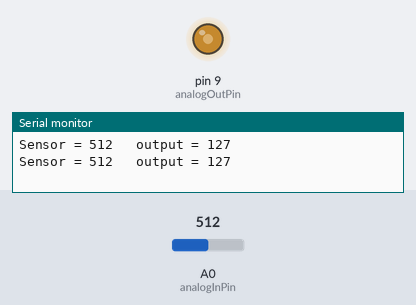
Simulated run of this sketch. Board: Arduino Uno, built with avr-gcc and run on an emulated ATmega328P. On the bench: output pins drawn as LEDs (lit = HIGH), the last lines printed to the serial monitor. The inputs (shaded band) are chosen by the test bench; at power-on: A0 (analogInPin) = 512.

Above: at 1.8 s.
1.9 s: A0 (analogInPin) set to 716
At 2.3 s:
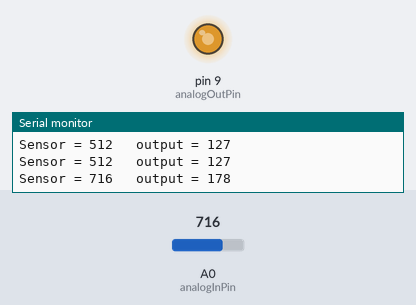
3.5 s: A0 (analogInPin) set to 900
At 5.1 s:
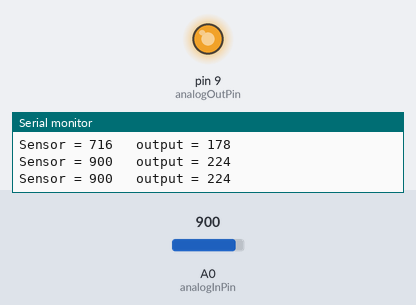
5.5 s: A0 (analogInPin) set to 122
At 6.6 s:
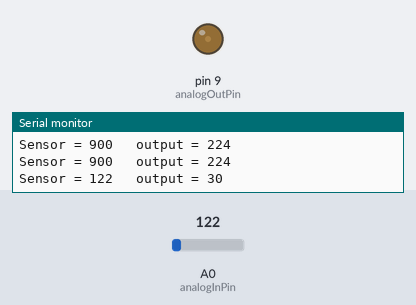
7.5 s: A0 (analogInPin) set to 0
At 9.2 s:
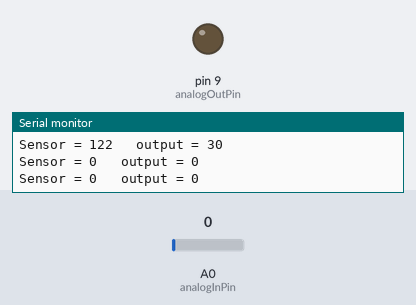
9.5 s: A0 (analogInPin) set to 511
At 11.0 s:
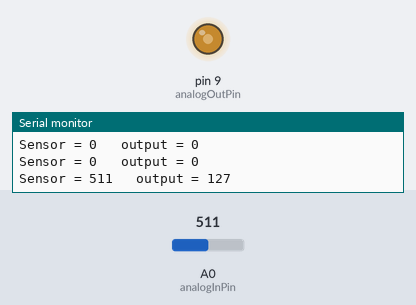
Timing chart, 0 to 12.5 s (numbered marks = the images above; inputs shaded):
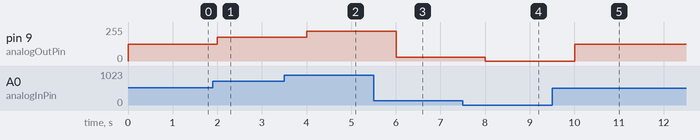

Measured:
- after the input at 1.9 s, pin 9 (analogOutPin): 127/255 → 178/255 after 0.10 s
- after the input at 3.5 s, pin 9 (analogOutPin): 178/255 → 224/255 after 0.50 s
- after the input at 5.5 s, pin 9 (analogOutPin): 224/255 → 30/255 after 0.50 s
- after the input at 7.5 s, pin 9 (analogOutPin): 30/255 → 0/255 after 0.51 s
- after the input at 9.5 s, pin 9 (analogOutPin): 0/255 → 127/255 after 0.51 s

The sketch:

exp3_LDR_LED.ino
```cpp
const int analogInPin = A0;
const int analogOutPin = 9;

int sensorValue = 0;
int outputValue = 0;


void setup() {
  // put your setup code here, to run once:
  Serial.begin(9600);

}

void loop() {
  // put your main code here, to run repeatedly:
  sensorValue = analogRead(analogInPin);
  outputValue = map(sensorValue, 0, 1023, 0,255);
  analogWrite(analogOutPin, outputValue);
  Serial.print("Sensor = ");
  Serial.print(sensorValue);
  Serial.print("\t output = ");
  Serial.println(outputValue);

  delay(1000);

}
```
